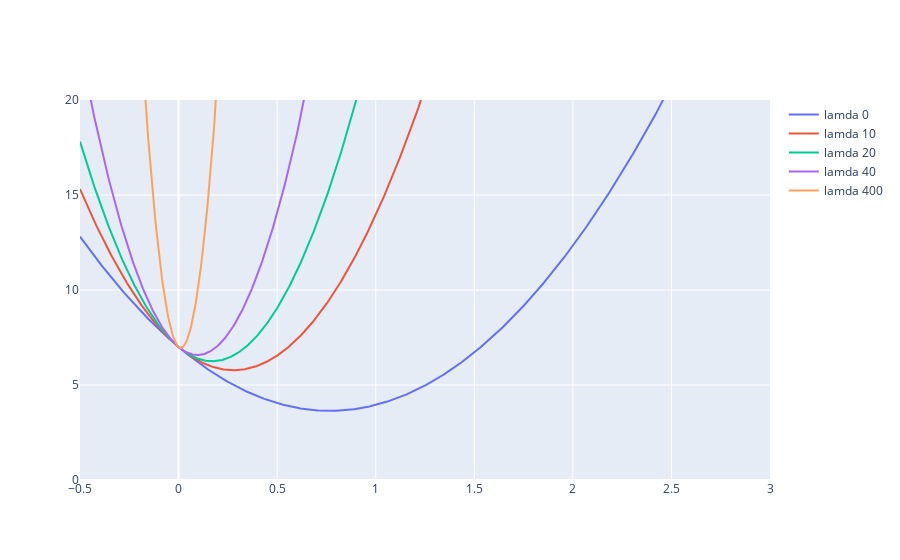

The cell this chart's notebook holds for it:
### Code cell
#  Cost function graph
w_plot = np.linspace(-0.5, 3, 1000)
lamda_list = [0, 10, 20, 40, 400]
all_line = []

for lamda in lamda_list:
    SE_plot = []
    for w in w_plot:
        cost_function = CalculateSE_ridge(x, y, np.array([0,w]), lamda)
        SE_plot.append(cost_function)
    
    # Create cost function line
    line = go.Scatter(x=w_plot, y=SE_plot,mode='lines', name=f'lamda {lamda}')
    all_line.append(line)

fig = go.Figure(data=all_line)
fig.update_layout(yaxis_range=[0,20])
fig.show()

### Figure 1 — Plotly figure (JSON) as saved in the notebook; plotly's stock layout.template omitted (floating-point values rounded to 4 significant figures; data arrays with more than 128 entries replaced by an {"elided": "..."} marker saying what was removed)
{"data": [{"mode": "lines", "name": "lamda 0", "type": "scatter", "x": {"elided": "1000 float values"}, "y": {"elided": "1000 float values"}}, {"mode": "lines", "name": "lamda 10", "type": "scatter", "x": {"elided": "1000 float values"}, "y": {"elided": "1000 float values"}}, {"mode": "lines", "name": "lamda 20", "type": "scatter", "x": {"elided": "1000 float values"}, "y": {"elided": "1000 float values"}}, {"mode": "lines", "name": "lamda 40", "type": "scatter", "x": {"elided": "1000 float values"}, "y": {"elided": "1000 float values"}}, {"mode": "lines", "name": "lamda 400", "type": "scatter", "x": {"elided": "1000 float values"}, "y": {"elided": "1000 float values"}}], "layout": {"yaxis": {"range": [0, 20]}}}
